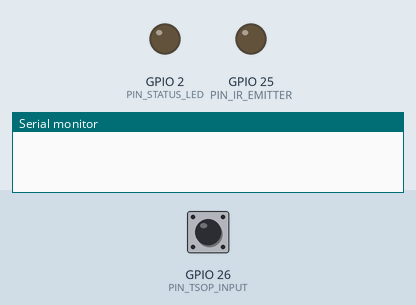
The sketch below on a simulated ESP32. Parts: output pins drawn as LEDs (lit = HIGH), the last lines printed to the serial monitor. Wiring (inferred from the names in the program): IR receiver: data GPIO 26. The test bench sets the inputs (shaded band); at power-on: GPIO 26 (PIN_TSOP_INPUT) HIGH.

Above: at 0.0 s.
At 1.3 s:
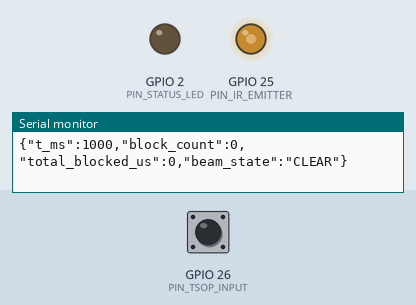
1.4 s: GPIO 26 (PIN_TSOP_INPUT) pulled LOW for 0.15 s
At 2.0 s:
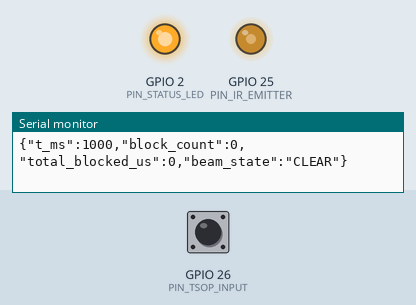
Timing chart, 0 to 4.4 s (numbered marks = the images above; inputs shaded):
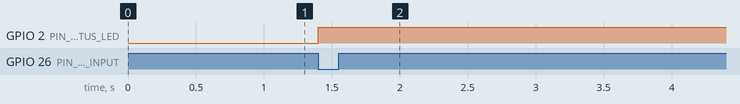

Measured:
- after the input at 1.4 s, GPIO 2 (PIN_STATUS_LED): LOW → HIGH at once

The sketch:

phase1_bench.ino
```cpp
// ============================================================================
// OPiO Yield Monitor — Phase 1: Bench Occlusion Detection
// ----------------------------------------------------------------------------
// Target board:  ESP32-WROOM-32 (classic dev kit, e.g. ESP32-DevKitC-V4).
//                NOT ESP32-S3, NOT ESP32-C3 — different pinout, this code
//                won't work on them without changes.
//
// Firmware requirement: ESP32 Arduino Core 3.0 or later.
//   Core 3.x replaced the old LEDC API (ledcSetup + ledcAttachPin + ledcWrite
//   with channel numbers) with a simpler pin-addressed API (ledcAttach +
//   ledcWrite with pin numbers). This sketch uses the new API and will NOT
//   compile against Core 2.x. Migration guide:
//   https://docs.espressif.com/projects/arduino-esp32/en/latest/migration_guides/2.x_to_3.0.html
//
// Hardware under test (bench setup):
//   - 1x IR LED (940 nm, 5mm)                     pulsed at 38 kHz
//   - 1x Vishay TSOP4838 IR receiver              demodulates the 38 kHz beam
//   - 1x current-limit resistor (220 Ω)           in series with the IR LED
//
// Wiring (see docs/wiring/phase1_bench.png for the diagram):
//
//   ESP32 GPIO 25  --[220Ω]--(+)IR LED(-)-- GND     (emitter, PWM 38 kHz)
//
//   TSOP4838:
//     Pin 1 (OUT) → ESP32 GPIO 26                    (digital input w/ interrupt)
//     Pin 2 (GND) → GND
//     Pin 3 (VS)  → 3.3V
//
//   ESP32 built-in LED (GPIO 2) is used as a status blink:
//     - solid off when beam is clear
//     - solid on when beam is broken
//     - blink at 1 Hz on the "reporting" cycle so you know the loop is alive
//
// What this sketch does:
//   1. Drives GPIO 25 as a 38 kHz square wave (50% duty) using the ESP32's
//      LEDC peripheral. This is the IR emitter carrier.
//   2. Attaches a pin-change interrupt to GPIO 26 (TSOP output).
//   3. When the beam is broken (TSOP OUT goes HIGH), starts a microsecond
//      timer. When the beam clears (TSOP OUT goes LOW), stops the timer,
//      accumulates the blocked-microseconds total, and increments a count.
//   4. Every 1000 ms, prints a report over Serial (115200 baud):
//        {
//          "t_ms": 12345,
//          "block_count": 7,
//          "total_blocked_us": 14523,
//          "beam_state": "CLEAR" | "BLOCKED"
//        }
//
// Bench validation checklist (once flashed):
//   [ ] Serial monitor opens and prints reports every second.
//   [ ] With the beam clear (nothing between LED and TSOP), block_count = 0
//       and total_blocked_us = 0 in each 1-second window.
//   [ ] Waving a finger between the LED and TSOP produces block_count > 0.
//   [ ] Sustained blocking (index finger held between) gives block_count = 1
//       and total_blocked_us close to the duration held (in microseconds).
//   [ ] Dropping a few corn kernels between the sensors registers as
//       multiple short blocks — each kernel is a countable event.
//
// After Phase 1 works, Phase 2 adds: GPS parsing, Wi-Fi AP, HTTP/WS server.
// ============================================================================

#include <Arduino.h>

// ----------------------------------------------------------------------------
// Pin assignments
// ----------------------------------------------------------------------------
constexpr int PIN_IR_EMITTER   = 25;   // PWM output to IR LED (via 220Ω)
constexpr int PIN_TSOP_INPUT   = 26;   // Digital input from TSOP4838 OUT
constexpr int PIN_STATUS_LED   = 2;    // ESP32 dev kit built-in LED

// ----------------------------------------------------------------------------
// 38 kHz carrier config (LEDC / PWM)
// ----------------------------------------------------------------------------
// (LEDC_CHANNEL_EMITTER removed — ESP32 Arduino Core 3.x manages channels
//  internally via ledcAttach(). Left as a comment for git-blame context.)
constexpr int    LEDC_TIMER_BITS      = 8;         // 8-bit resolution (0-255)
constexpr double LEDC_FREQ_HZ         = 38000.0;   // 38 kHz — matches TSOP4838
constexpr int    LEDC_DUTY_50PCT      = 128;       // 128/255 ≈ 50% duty

// ----------------------------------------------------------------------------
// Occlusion detection state (updated from ISR — must be volatile)
// ----------------------------------------------------------------------------
volatile uint32_t g_block_start_us       = 0;   // micros() when beam broke; 0 = clear
volatile uint32_t g_total_blocked_us     = 0;   // accumulated blocked time this window
volatile uint16_t g_block_count          = 0;   // number of block events this window
volatile bool     g_beam_currently_blocked = false;

// TSOP4838 OUT behavior:
//   - HIGH (idle) = beam is BROKEN or 38kHz not seen
//   - LOW         = 38kHz beam DETECTED (clear)
// (Some TSOP variants are inverted. If yours behaves opposite,
//  set TSOP_ACTIVE_LOW to false.)
constexpr bool TSOP_ACTIVE_LOW = true;

// ----------------------------------------------------------------------------
// Reporting cadence
// ----------------------------------------------------------------------------
constexpr uint32_t REPORT_INTERVAL_MS = 1000;
uint32_t g_last_report_ms = 0;

// ----------------------------------------------------------------------------
// Interrupt Service Routine — called on every edge of TSOP output
// ----------------------------------------------------------------------------
// IRAM_ATTR keeps this in fast IRAM so it can fire during flash reads.
void IRAM_ATTR onTsopChange() {
    // Read pin state
    int lvl = digitalRead(PIN_TSOP_INPUT);
    bool blocked = TSOP_ACTIVE_LOW ? (lvl == HIGH) : (lvl == LOW);

    uint32_t now_us = micros();

    if (blocked && !g_beam_currently_blocked) {
        // Beam JUST broke
        g_block_start_us = now_us;
        g_beam_currently_blocked = true;
    } else if (!blocked && g_beam_currently_blocked) {
        // Beam JUST cleared
        if (g_block_start_us != 0) {
            uint32_t duration = now_us - g_block_start_us;
            g_total_blocked_us += duration;
            g_block_count++;
        }
        g_block_start_us = 0;
        g_beam_currently_blocked = false;
    }
}

// ----------------------------------------------------------------------------
// setup()
// ----------------------------------------------------------------------------
void setup() {
    Serial.begin(115200);
    delay(100);
    Serial.println();
    Serial.println("========================================");
    Serial.println("OPiO Yield Monitor — Phase 1 Bench Test");
    Serial.println("========================================");
    Serial.printf("IR emitter pin:   GPIO %d @ %d Hz\n",
                  PIN_IR_EMITTER, (int)LEDC_FREQ_HZ);
    Serial.printf("TSOP input pin:   GPIO %d (active %s)\n",
                  PIN_TSOP_INPUT, TSOP_ACTIVE_LOW ? "LOW" : "HIGH");
    Serial.printf("Status LED pin:   GPIO %d\n", PIN_STATUS_LED);
    Serial.println("----------------------------------------");
    Serial.println("Reports every 1000 ms. Break the beam to see counts rise.");
    Serial.println();

    // Status LED
    pinMode(PIN_STATUS_LED, OUTPUT);
    digitalWrite(PIN_STATUS_LED, LOW);

    // TSOP input with pull-up (TSOP4838 is push-pull, so pull-up is
    // insurance for a disconnected input rather than strictly required).
    pinMode(PIN_TSOP_INPUT, INPUT_PULLUP);

    // Attach the change interrupt (both rising and falling edges).
    attachInterrupt(digitalPinToInterrupt(PIN_TSOP_INPUT),
                    onTsopChange, CHANGE);

    // Set up the 38 kHz PWM carrier on the emitter pin.
    // NOTE: requires ESP32 Arduino Core 3.0 or later. Core 2.x used
    // ledcSetup() + ledcAttachPin() + ledcWrite(channel, duty); Core 3.x
    // replaced that with a single ledcAttach(pin, freq, bits) + a pin-
    // addressed ledcWrite(). See the migration guide:
    //   https://docs.espressif.com/projects/arduino-esp32/en/latest/migration_guides/2.x_to_3.0.html
    ledcAttach(PIN_IR_EMITTER, LEDC_FREQ_HZ, LEDC_TIMER_BITS);
    ledcWrite(PIN_IR_EMITTER, LEDC_DUTY_50PCT);
    Serial.println("38 kHz carrier active on emitter pin. Setup complete.");
    Serial.println();
}

// ----------------------------------------------------------------------------
// loop()
// ----------------------------------------------------------------------------
void loop() {
    uint32_t now_ms = millis();

    // Mirror beam state to the status LED for quick visual feedback.
    digitalWrite(PIN_STATUS_LED, g_beam_currently_blocked ? HIGH : LOW);

    if (now_ms - g_last_report_ms >= REPORT_INTERVAL_MS) {
        g_last_report_ms = now_ms;

        // Snapshot the counters, then clear them atomically.
        // Disabling interrupts around a few instructions is fine on ESP32.
        noInterrupts();
        uint32_t total_blocked_us_snap = g_total_blocked_us;
        uint16_t block_count_snap      = g_block_count;
        bool     beam_blocked_snap     = g_beam_currently_blocked;
        g_total_blocked_us = 0;
        g_block_count      = 0;
        interrupts();

        // If the beam is currently blocked at the moment we sampled, add the
        // in-progress duration so the report reflects reality rather than
        // rolling that time entirely into the next window.
        if (beam_blocked_snap && g_block_start_us != 0) {
            uint32_t in_progress = micros() - g_block_start_us;
            total_blocked_us_snap += in_progress;
            // Reset the in-progress start so the NEXT window starts fresh
            // for this same ongoing block.
            noInterrupts();
            g_block_start_us = micros();
            interrupts();
        }

        // Report as one-line JSON — easy to grep, easy to parse in Phase 2.
        Serial.printf(
            "{\"t_ms\":%lu,\"block_count\":%u,\"total_blocked_us\":%lu,"
            "\"beam_state\":\"%s\"}\n",
            (unsigned long)now_ms,
            (unsigned)block_count_snap,
            (unsigned long)total_blocked_us_snap,
            beam_blocked_snap ? "BLOCKED" : "CLEAR"
        );
    }
}
```
